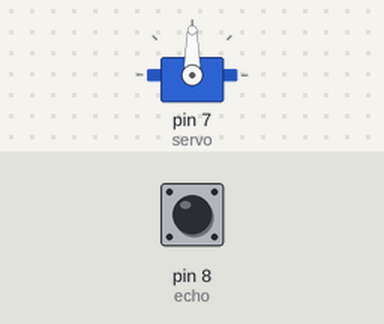
This sketch was run on a simulated Arduino Uno, built with avr-gcc and run on an emulated ATmega328P. On the bench: servo. The test bench sets the inputs (shaded band); at power-on: pin 8 (echo) LOW.

Above: at 0.1 s.
At 10.6 s:
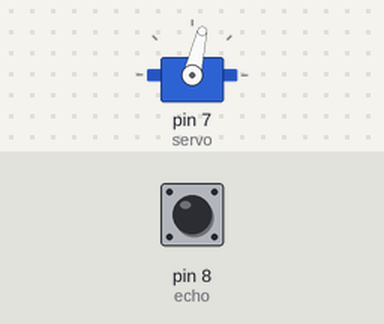
10.7 s: pin 8 (echo) pulsed HIGH 5 times (0.12 s each, 0.3 s apart)
At 10.87 s:
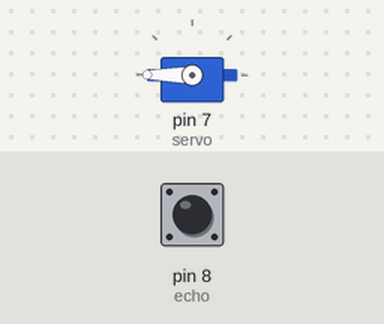
Timing chart, 0 to 20.2 s (numbered marks = the images above; inputs shaded):
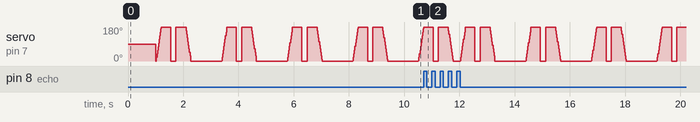

The sketch:

surprising_jofo2.ino
```cpp
// C++ code
//
# include <SoftwareSerial.h>
SoftwareSerial myserial(5,6);
int trig=9;
int  echo=8;
int dt=10;
# include <Servo.h>
 Servo servo;
void setup(){
  pinMode(trig,OUTPUT);
  pinMode(echo,INPUT);
  Serial.begin(9600);
  servo.attach(7);
}

  void loop(){

    if(calc_dis()<10)
    {
      for(int i=0;i<=540;i++)
      {
        servo.write(i);
        delay(1);
      }
      delay(100);
      for(int i=540;i>=0;i--)
      {
         servo.write(i);
        delay(1);
      }
      delay(100);
    }
  }
  int calc_dis()
  {
    int duration,distance;
    digitalWrite(trig,HIGH);
    delay(dt);
    digitalWrite(trig,LOW);
    duration=pulseIn(echo,HIGH);
    distance=(duration/2)/29,1;
    return distance;
  }
        
```
